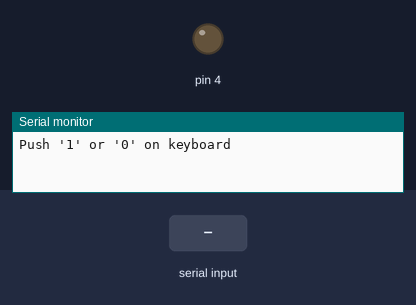
The sketch below on a simulated Arduino Uno, built with avr-gcc and run on an emulated ATmega328P. Shown: output pins drawn as LEDs (lit = HIGH), the last lines printed to the serial monitor. Inputs (shaded band) come from the test bench.

Above: at 1.2 s.
1.3 s: "1" received over Serial
At 2.2 s:
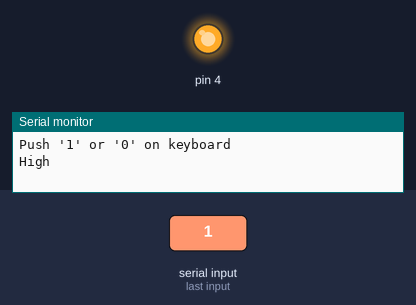
2.8 s: "0" received over Serial
At 3.4 s:
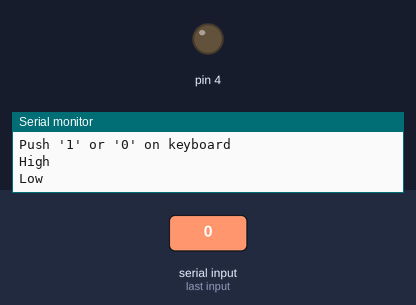
Timing chart, 0 to 5.8 s (numbered marks = the images above; inputs shaded):
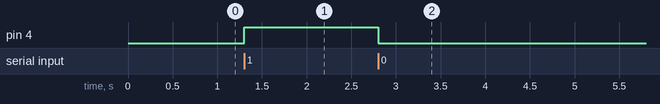

The sketch:

TestTriac.ino
```cpp
void setup() {
  // put your setup code here, to run once:
  Serial.begin(115200);
  pinMode(4, OUTPUT);
  Serial.println("Push '1' or '0' on keyboard");
}

void loop() {
  // put your main code here, to run repeatedly:

}

void serialEvent() {
  char inC = (char)Serial.read();
  if (inC == '0') {
    digitalWrite(4, LOW);
    Serial.println("Low");
  }
  if (inC == '1') {
    digitalWrite(4, HIGH);
    Serial.println("High");
  }
}
```

Measured:
- after the input at 1.3 s, pin 4: LOW → HIGH at once
- after the input at 2.8 s, pin 4: HIGH → LOW at once
